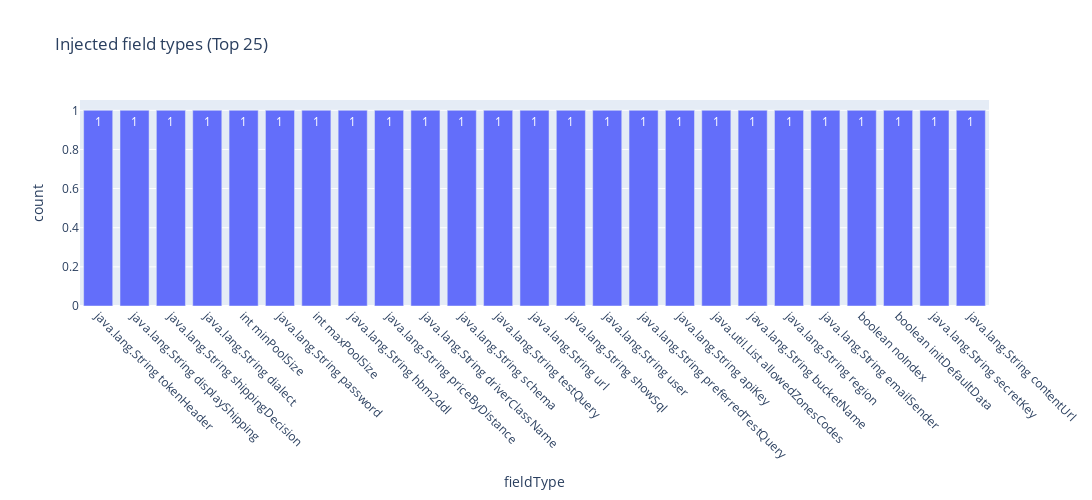

Notebook code cell kept with this figure:
### Markdown cell above
## 4) Injected properties — field types (Top 25)

### Code cell
path = os.path.join(CONF_DIR, "Injected_Properties.csv")
df_inj = read_csv_safe(path)
display(df_inj.head(10))

if not df_inj.empty:
    c_type = pick_col(df_inj, ["fieldType","type","signature"], kind=None)
    if c_type:
        counts = labelize_na(df_inj[c_type]).value_counts().reset_index()
        counts.columns = ["fieldType", "count"]
        fig = px.bar(counts.head(25), x="fieldType", y="count", text_auto=True,
                     title="Injected field types (Top 25)")
        fig.update_layout(width=1100, height=500, xaxis_tickangle=45,
                          xaxis_title="fieldType", yaxis_title="count")
        fig.show()
    else:
        print("[info] No field type column — skipping bar.")
else:
    print("[info] Injected_Properties.csv missing or empty.")

### Figure 1 — Plotly figure (JSON) as saved in the notebook; plotly's stock layout.template omitted (floating-point values rounded to 4 significant figures)
{"data": [{"hovertemplate": "fieldType=%{x}<br>count=%{y}<extra></extra>", "legendgroup": "", "marker": {"color": "#636efa", "pattern": {"shape": ""}}, "name": "", "orientation": "v", "showlegend": false, "textposition": "auto", "texttemplate": "%{y}", "type": "bar", "x": ["java.lang.String tokenHeader", "java.lang.String displayShipping", "java.lang.String shippingDecision", "java.lang.String dialect", "int minPoolSize", "java.lang.String password", "int maxPoolSize", "java.lang.String hbm2ddl", "java.lang.String priceByDistance", "java.lang.String driverClassName", "java.lang.String schema", "java.lang.String testQuery", "java.lang.String url", "java.lang.String showSql", "java.lang.String user", "java.lang.String preferredTestQuery", "java.lang.String apiKey", "java.util.List allowedZonesCodes", "java.lang.String bucketName", "java.lang.String region", "java.lang.String emailSender", "boolean noIndex", "boolean initDefaultData", "java.lang.String secretKey", "java.lang.String contentUrl"], "xaxis": "x", "y": [1, 1, 1, 1, 1, 1, 1, 1, 1, 1, 1, 1, 1, 1, 1, 1, 1, 1, 1, 1, 1, 1, 1, 1, 1], "yaxis": "y"}], "layout": {"barmode": "relative", "height": 500, "legend": {"tracegroupgap": 0}, "title": {"text": "Injected field types (Top 25)"}, "width": 1100, "xaxis": {"anchor": "y", "domain": [0, 1], "tickangle": 45, "title": {"text": "fieldType"}}, "yaxis": {"anchor": "x", "domain": [0, 1], "title": {"text": "count"}}}}
